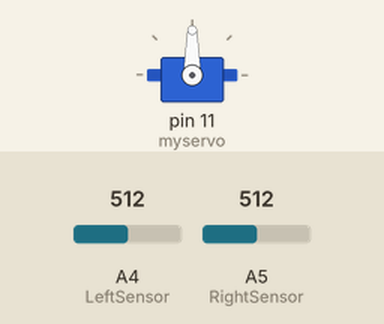
Bench run of a sketch on a simulated Arduino Uno, built with avr-gcc and run on an emulated ATmega328P. Parts: servo. Inputs (shaded band) come from the test bench; at power-on: A4 (LeftSensor) = 512, A5 (RightSensor) = 512.

Above: at 1.2 s.
1.3 s: A4 (LeftSensor) set to 544
At 1.48 s:
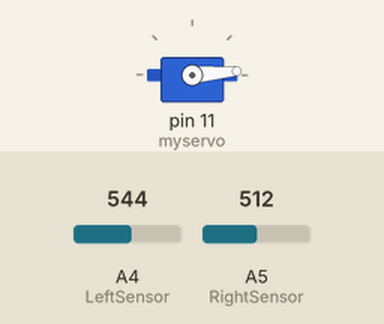
4.3 s: A5 (RightSensor) set to 540
5.8 s: A5 (RightSensor) set to 511
At 5.96 s:
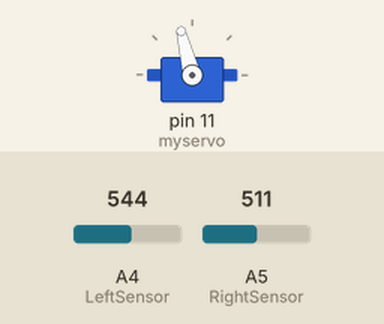
At 8.6 s:
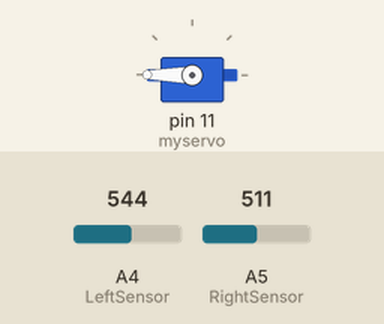
Timing chart, 0 to 10.1 s (numbered marks = the images above; inputs shaded):
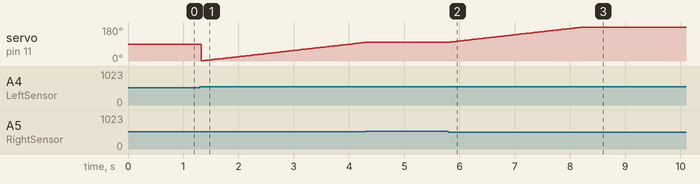

The sketch:

ceng2030_pro2.ino
```cpp
#include <Servo.h>

int LeftSensor = A4;
int RightSensor = A5;

Servo myservo;
int ServoPos=0;
int LeftStrengths=0;
int RightStrengths=0;
int DB=20;    //Dead-Band

void setup() {
  myservo.attach(11);   //attach the servo on pin 11 to the servo object
  Serial.begin(9600);
}

void loop() {
  LeftStrengths=analogRead(LeftSensor);
  RightStrengths=analogRead(RightSensor);

/* //Testing the analog value
  Serial.print(LeftStrengths);
  Serial.print(" ");
  Serial.print(RightStrengths);
  Serial.println();
  delay(1000);
  //value shows that the direction with IR has smaller value
*/

if(LeftStrengths<RightStrengths){
  //when the IR on the Left side, check the difference with dead-band
  if((RightStrengths-LeftStrengths)>DB){
    //check whether the angle > 180
    if(ServoPos > 180){
      ServoPos=180;
    }
    ServoPos--;
    myservo.write(ServoPos);
  }
}else if(RightStrengths<LeftStrengths){
  //when the IR on the right side, check the difference with dead-band
  if((LeftStrengths-RightStrengths)>DB){
    if(ServoPos<0){
      ServoPos=0;
    }
    ServoPos++;
    myservo.write(ServoPos);
  }
}
  delay(30);
}
```

Measured:
- the behaviour switches between 532 and 533 on A4 (LeftSensor) (found by bisection; images 0 and 1)
- after the input at 4.3 s, servo on pin 11 (myservo): stays 99° (without the input it goes to 100° after 0.03 s)
- after the input at 5.8 s, servo on pin 11 (myservo): moves from 99° to 180° over 2.4 s, starting at once
